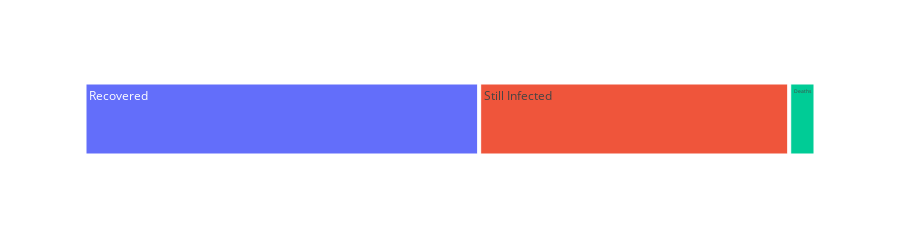

The notebook cell this image was saved under:
### Markdown cell above
**Now we melt the dataframe in order to use Date as the identifier**

### Code cell
tmp = temp.melt(id_vars="Date", value_vars=['Still Infected', 'Deaths', 'Recovered'])
fig = px.treemap(tmp, path=["variable"], values="value", height=200)
fig.show()

### Figure 1 — Plotly figure (JSON) as saved in the notebook; plotly's stock layout.template omitted (floating-point values rounded to 4 significant figures)
{"data": [{"branchvalues": "total", "domain": {"x": [0, 1], "y": [0, 1]}, "hoverlabel": {"namelength": 0}, "hovertemplate": "labels=%{label}<br>value=%{value}<br>parent=%{parent}<br>id=%{id}", "ids": ["Deaths", "Recovered", "Still Infected"], "labels": ["Deaths", "Recovered", "Still Infected"], "name": "", "parents": ["", "", ""], "type": "treemap", "values": [4290, 64411, 50602]}], "layout": {"height": 200, "legend": {"tracegroupgap": 0}, "margin": {"t": 60}}}
